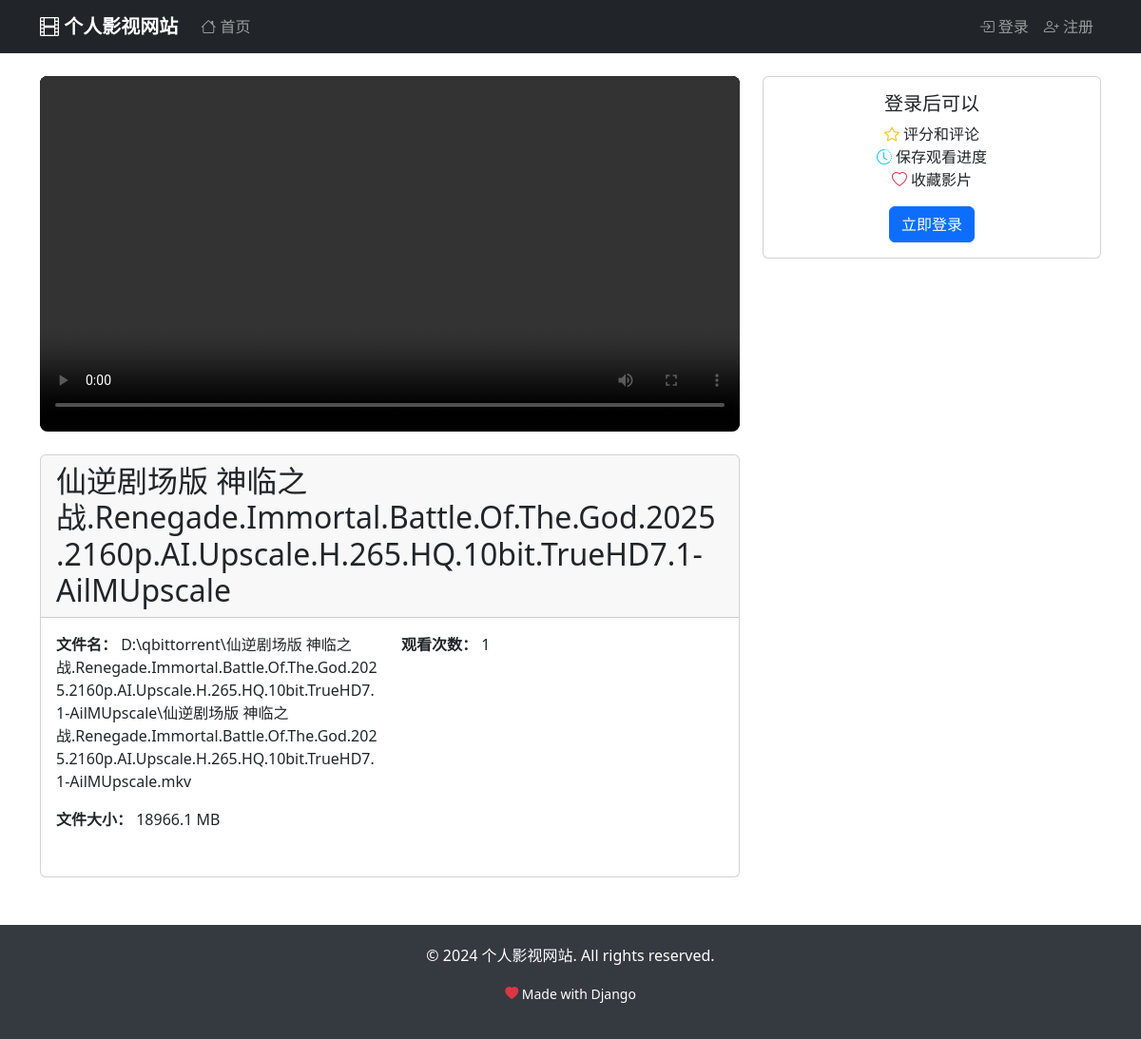
/movie/22/, run on the app's committed database.
### movies/models.py (models this page shows, shortened)
class Movie(models.Model):
    title = models.CharField(max_length=200, verbose_name='标题')
    file_path = models.CharField(max_length=500, unique=True, verbose_name='文件路径')
    file_size = models.BigIntegerField(verbose_name='文件大小(字节)')
    duration = models.DurationField(null=True, blank=True, verbose_name='时长')
    thumbnail = models.ImageField(upload_to='thumbnails/', null=True, blank=True, verbose_name='缩略图')
    description = models.TextField(blank=True, verbose_name='描述')
    genre = models.CharField(max_length=100, blank=True, verbose_name='类型')
    year = models.PositiveIntegerField(null=True, blank=True, verbose_name='年份')
    rating = models.DecimalField(max_digits=3, decimal_places=1, null=True, blank=True, verbose_name='评分')
    created_at = models.DateTimeField(auto_now_add=True, verbose_name='创建时间')
    updated_at = models.DateTimeField(auto_now=True, verbose_name='更新时间')
    views = models.PositiveIntegerField(default=0, verbose_name='观看次数')
    class Meta:
        verbose_name = '影片'
        verbose_name_plural = '影片'
        ordering = ['-created_at']
    @property
    def file_name(self):
        return os.path.basename(self.file_path)
    @property
    def file_size_mb(self):
        return round(self.file_size / (1024 * 1024), 2)
    def increment_views(self):
        self.views += 1
        self.save(update_fields=['views'])

### movies/views.py (the view, shortened to what this page needs)
# urls.py: path('movie/<int:pk>/', views.movie_detail, name='movie_detail'),
def movie_detail(request, pk):
    movie = get_object_or_404(Movie, pk=pk)
    movie.increment_views()
    watch_history = None
    user_rating = None
    avg_rating = MovieRating.objects.filter(movie=movie).aggregate(Avg('rating'))['rating__avg']
    ratings = MovieRating.objects.filter(movie=movie).select_related('user')
    context = {
        'movie': movie,
        'watch_history': watch_history,
        'user_rating': user_rating,
        'avg_rating': avg_rating,
        'ratings': ratings,
        'rating_form': MovieRatingForm(),
    }
    return render(request, 'movies/movie_detail.html', context)

### templates/movies/movie_detail.html (shortened to what this page needs)
{% extends 'base.html' %}
{% block content %}
<div class="container my-4">
    <div class="row">
        <div class="col-lg-8">
            <div class="video-container mb-4">
                <video id="moviePlayer" class="video-player" controls preload="metadata">
                    <source src="{% url 'serve_video' movie.pk %}" type="video/mp4">
                </video>
            </div>
            <div class="card">
                <div class="card-header">
                    <h2 class="mb-0">{{ movie.title }}</h2>
                </div>
                <div class="card-body">
                    <div class="row mb-3">
                        <div class="col-md-6">
                            <p><strong>文件名：</strong> {{ movie.file_name }}</p>
                            <p><strong>文件大小：</strong> {{ movie.file_size_mb }} MB</p>
                        </div>
                        <div class="col-md-6">
                            <p><strong>观看次数：</strong> {{ movie.views }}</p>
                        </div>
                    </div>
                </div>
            </div>
        </div>
        <div class="col-lg-4">
            {% if user.is_authenticated %}
            <div class="card mb-4">
                <div class="card-header">
                    <h5 class="mb-0">
                        <i class="bi bi-star"></i> 为这部影片评分
                    </h5>
                </div>
                <div class="card-body">
                    <form method="post" action="{% url 'rate_movie' movie.pk %}">
                        {% csrf_token %}
                        <div class="mb-3">
                            {{ rating_form.rating.label_tag }}
                            {{ rating_form.rating }}
                        </div>
                        <div class="mb-3">
                            {{ rating_form.comment.label_tag }}
                            {{ rating_form.comment }}
                        </div>
                        <button type="submit" class="btn btn-primary w-100">
                            <i class="bi bi-send"></i> 提交评分
                        </button>
                    </form>
                    {% if user_rating %}
                    <hr>
                    <div class="alert alert-info">
                        <strong>您的评分：</strong>
                        <div class="rating-stars">
                            {% for i in "12345" %}
                            {% if forloop.counter <= user_rating.rating %}
                            <i class="bi bi-star-fill"></i>
                            {% else %}
                            <i class="bi bi-star"></i>
                            {% endif %}
                            {% endfor %}
                        </div>
                        {% if user_rating.comment %}
                        <p class="mt-2 mb-0">{{ user_rating.comment }}</p>
                        {% endif %}
                    </div>
                    {% endif %}
                </div>
            </div>
            {% if watch_history and watch_history.progress %}
            <div class="card mb-4">
                <div class="card-header">
                    <h5 class="mb-0">
                        <i class="bi bi-clock-history"></i> 观看进度
                    </h5>
                </div>
                <div class="card-body">
                    <p>上次观看到：{{ watch_history.progress }}</p>
                    <button class="btn btn-outline-primary btn-sm" onclick="resumeFromProgress()">
                        <i class="bi bi-play"></i> 继续观看
                    </button>
                </div>
            </div>
            {% endif %}
            {% else %}
            <div class="card mb-4">
                <div class="card-body text-center">
                    <h5>登录后可以</h5>
                    <ul class="list-unstyled">
                        <li><i class="bi bi-star text-warning"></i> 评分和评论</li>
                        <li><i class="bi bi-clock-history text-info"></i> 保存观看进度</li>
                        <li><i class="bi bi-heart text-danger"></i> 收藏影片</li>
                    </ul>
                    <a href="{% url 'login' %}" class="btn btn-primary">立即登录</a>
                </div>
            </div>
            {% endif %}
        </div>
    </div>
</div>
{% endblock %}

### templates/base.html (style rules this page uses)
.video-player { width: 100%; max-height: 70vh; background: #000; }

### templates/movies/movie_detail.html (style rules this page uses)
.video-container { position: relative; background: #000; border-radius: 0.5rem; overflow: hidden; }

### data on the page
Movie: title "仙逆剧场版 神临之战.Renegade.Immortal.Battle.Of.The.God.2025.2160p.AI.Upscale.H.265.HQ.10bit.TrueHD7.1-AilMUpscale", file_name "D:\\qbittorrent\\仙逆剧场版 神临之战.Renegade.Immortal.Battle.Of.The.God.2025.2160p.AI.Upscale.H.265.HQ.10bit.TrueHD7.1-AilMUpscale\\仙逆剧场版 神临之战.Renegade.Immortal.Battle.Of.The.God.2025.2160p.AI.Upscale.H.265.HQ.10bit.TrueHD7.1-AilMUpscale.mkv", file_size_mb "18966.1", views "1"
